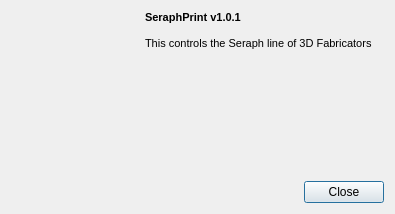
<?xml version="1.0" encoding="UTF-8"?>
<ui version="4.0">
 <class>AboutDialog</class>
 <widget class="QDialog" name="AboutDialog">
  <property name="windowModality">
   <enum>Qt::ApplicationModal</enum>
  </property>
  <property name="geometry">
   <rect>
    <x>0</x>
    <y>0</y>
    <width>395</width>
    <height>214</height>
   </rect>
  </property>
  <property name="windowTitle">
   <string>About Seraph Print</string>
  </property>
  <property name="windowIcon">
   <iconset>
    <normaloff>:/media/icon.png</normaloff>:/media/icon.png</iconset>
  </property>
  <property name="modal">
   <bool>true</bool>
  </property>
  <layout class="QVBoxLayout" name="verticalLayout_2">
   <item>
    <layout class="QHBoxLayout" name="horizontalLayout">
     <item>
      <layout class="QVBoxLayout" name="verticalLayout">
       <item>
        <widget class="QLabel" name="logo">
         <property name="sizePolicy">
          <sizepolicy hsizetype="Fixed" vsizetype="Fixed">
           <horstretch>128</horstretch>
           <verstretch>128</verstretch>
          </sizepolicy>
         </property>
         <property name="minimumSize">
          <size>
           <width>128</width>
           <height>128</height>
          </size>
         </property>
         <property name="maximumSize">
          <size>
           <width>128</width>
           <height>128</height>
          </size>
         </property>
         <property name="text">
          <string/>
         </property>
         <property name="pixmap">
          <pixmap>:/Arrow/FabPrintLogo.png</pixmap>
         </property>
         <property name="scaledContents">
          <bool>true</bool>
         </property>
        </widget>
       </item>
       <item>
        <spacer name="verticalSpacer">
         <property name="orientation">
          <enum>Qt::Vertical</enum>
         </property>
         <property name="sizeHint" stdset="0">
          <size>
           <width>20</width>
           <height>40</height>
          </size>
         </property>
        </spacer>
       </item>
      </layout>
     </item>
     <item>
      <widget class="QLabel" name="aboutText">
       <property name="sizePolicy">
        <sizepolicy hsizetype="Expanding" vsizetype="Preferred">
         <horstretch>0</horstretch>
         <verstretch>0</verstretch>
        </sizepolicy>
       </property>
       <property name="text">
        <string>&lt;!DOCTYPE HTML PUBLIC &quot;-//W3C//DTD HTML 4.0//EN&quot; &quot;http://www.w3.org/TR/REC-html40/strict.dtd&quot;&gt;
&lt;html&gt;&lt;head&gt;&lt;meta name=&quot;qrichtext&quot; content=&quot;1&quot; /&gt;&lt;style type=&quot;text/css&quot;&gt;
p, li { white-space: pre-wrap; }
&lt;/style&gt;&lt;/head&gt;&lt;body style=&quot; font-family:'MS Shell Dlg 2'; font-size:8.25pt; font-weight:400; font-style:normal;&quot;&gt;
&lt;p style=&quot; margin-top:0px; margin-bottom:0px; margin-left:0px; margin-right:0px; -qt-block-indent:0; text-indent:0px;&quot;&gt;&lt;span style=&quot; font-size:8pt; font-weight:600;&quot;&gt;SeraphPrint v1.0.1&lt;/span&gt;&lt;/p&gt;
&lt;p style=&quot;-qt-paragraph-type:empty; margin-top:0px; margin-bottom:0px; margin-left:0px; margin-right:0px; -qt-block-indent:0; text-indent:0px; font-size:8pt; font-weight:600;&quot;&gt;&lt;/p&gt;
&lt;p style=&quot; margin-top:0px; margin-bottom:0px; margin-left:0px; margin-right:0px; -qt-block-indent:0; text-indent:0px;&quot;&gt;&lt;span style=&quot; font-size:8pt;&quot;&gt;This controls the Seraph line of 3D Fabricators&lt;/span&gt;&lt;/p&gt;&lt;/body&gt;&lt;/html&gt;</string>
       </property>
       <property name="alignment">
        <set>Qt::AlignLeading|Qt::AlignLeft|Qt::AlignTop</set>
       </property>
       <property name="wordWrap">
        <bool>true</bool>
       </property>
      </widget>
     </item>
    </layout>
   </item>
   <item>
    <widget class="QDialogButtonBox" name="buttonBox">
     <property name="orientation">
      <enum>Qt::Horizontal</enum>
     </property>
     <property name="standardButtons">
      <set>QDialogButtonBox::Close</set>
     </property>
    </widget>
   </item>
  </layout>
 </widget>
 <resources/>
 <connections>
  <connection>
   <sender>buttonBox</sender>
   <signal>accepted()</signal>
   <receiver>AboutDialog</receiver>
   <slot>accept()</slot>
   <hints>
    <hint type="sourcelabel">
     <x>248</x>
     <y>254</y>
    </hint>
    <hint type="destinationlabel">
     <x>157</x>
     <y>274</y>
    </hint>
   </hints>
  </connection>
  <connection>
   <sender>buttonBox</sender>
   <signal>rejected()</signal>
   <receiver>AboutDialog</receiver>
   <slot>reject()</slot>
   <hints>
    <hint type="sourcelabel">
     <x>316</x>
     <y>260</y>
    </hint>
    <hint type="destinationlabel">
     <x>286</x>
     <y>274</y>
    </hint>
   </hints>
  </connection>
 </connections>
</ui>
